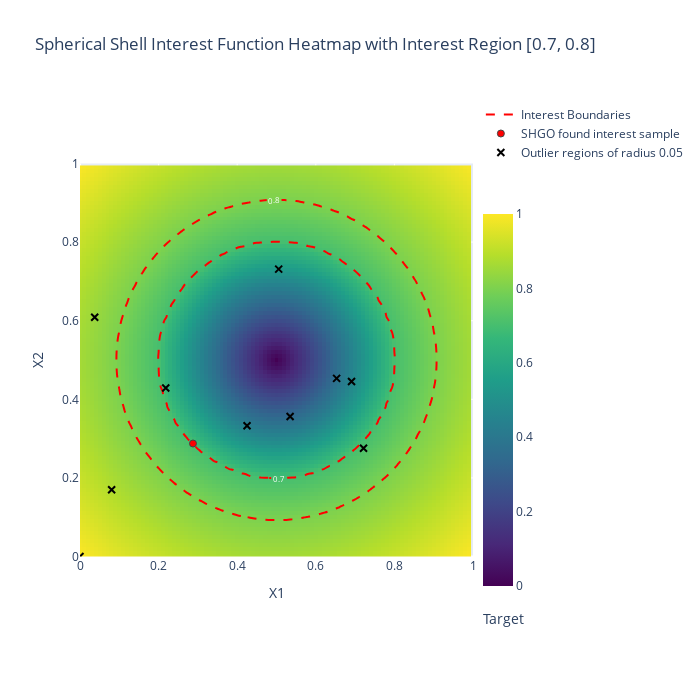

Here is the notebook cell this chart was saved with:
### Code cell
# Set input space
n_dim_X = 2
X_bounds = np.array([(0, 1)]*n_dim_X)

# Define interest region
interest_region = np.array([[0.7, 0.8]])

# Set fast simulator
fast_simulator = FastSimulator(
    proxy_function=spherical_shell_interest_function,
    n_dim_X=n_dim_X,
    interest_region=interest_region,
    n_outlier_regions= 10,
    outlier_radius=0.05
)

# Set interest sample
y_interest = fast_simulator.proxy_function(fast_simulator.X_interest)
data_point = (fast_simulator.X_interest, y_interest.ravel(), 'SHGO found interest sample')

# Set outlier regions
X_outliers = fast_simulator.X_outliers
outliers_data = (X_outliers, np.zeros(X_outliers.shape[0]), f'Outlier regions of radius {fast_simulator.outlier_radius}')

# Plot heatmap
plot_heatmap(spherical_shell_interest_function, 'Spherical Shell Interest', X_bounds, interest_region, data_point, outliers_data)

### Figure 1 — Plotly figure (JSON) as saved in the notebook; plotly's stock layout.template omitted (floating-point values rounded to 4 significant figures; data arrays with more than 128 entries replaced by an {"elided": "..."} marker saying what was removed)
{"data": [{"colorbar": {"len": 0.8, "thickness": 30, "title": {"side": "bottom", "text": "Target"}, "x": 1, "xanchor": "left", "y": 0, "yanchor": "bottom"}, "colorscale": [[0, "#440154"], [0.1111, "#482878"], [0.2222, "#3e4989"], [0.3333, "#31688e"], [0.4444, "#26828e"], [0.5556, "#1f9e89"], [0.6667, "#35b779"], [0.7778, "#6ece58"], [0.8889, "#b5de2b"], [1, "#fde725"]], "type": "heatmap", "x": [0, 0.01, 0.02, 0.03, 0.04, 0.05, 0.06, 0.07, 0.08, 0.09, 0.1, 0.11, 0.12, 0.13, 0.14, 0.15, 0.16, 0.17, 0.18, 0.19, 0.2, 0.21, 0.22, 0.23, 0.24, 0.25, 0.26, 0.27, 0.28, 0.29, 0.3, 0.31, 0.32, 0.33, 0.34, 0.35, 0.36, 0.37, 0.38, 0.39, 0.4, 0.41, 0.42, 0.43, 0.44, 0.45, 0.46, 0.47, 0.48, 0.49, 0.5, 0.51, 0.52, 0.53, 0.54, 0.55, 0.56, 0.57, 0.58, 0.59, 0.6, 0.61, 0.62, 0.63, 0.64, 0.65, 0.66, 0.67, 0.68, 0.69, 0.7, 0.71, 0.72, 0.73, 0.74, 0.75, 0.76, 0.77, 0.78, 0.79, 0.8, 0.81, 0.82, 0.83, 0.84, 0.85, 0.86, 0.87, 0.88, 0.89, 0.9, 0.91, 0.92, 0.93, 0.94, 0.95, 0.96, 0.97, 0.98, 0.99], "y": [0, 0.01, 0.02, 0.03, 0.04, 0.05, 0.06, 0.07, 0.08, 0.09, 0.1, 0.11, 0.12, 0.13, 0.14, 0.15, 0.16, 0.17, 0.18, 0.19, 0.2, 0.21, 0.22, 0.23, 0.24, 0.25, 0.26, 0.27, 0.28, 0.29, 0.3, 0.31, 0.32, 0.33, 0.34, 0.35, 0.36, 0.37, 0.38, 0.39, 0.4, 0.41, 0.42, 0.43, 0.44, 0.45, 0.46, 0.47, 0.48, 0.49, 0.5, 0.51, 0.52, 0.53, 0.54, 0.55, 0.56, 0.57, 0.58, 0.59, 0.6, 0.61, 0.62, 0.63, 0.64, 0.65, 0.66, 0.67, 0.68, 0.69, 0.7, 0.71, 0.72, 0.73, 0.74, 0.75, 0.76, 0.77, 0.78, 0.79, 0.8, 0.81, 0.82, 0.83, 0.84, 0.85, 0.86, 0.87, 0.88, 0.89, 0.9, 0.91, 0.92, 0.93, 0.94, 0.95, 0.96, 0.97, 0.98, 0.99], "z": {"elided": "100x100 float values"}}, {"contours": {"coloring": "none", "end": 0.8, "labelfont": {"color": "white", "size": 8}, "showlabels": true, "size": 0.1, "start": 0.7}, "hoverinfo": "skip", "line": {"color": "red", "dash": "dash", "width": 2}, "name": "Interest Boundaries", "showlegend": true, "showscale": false, "type": "contour", "x": [0, 0.01, 0.02, 0.03, 0.04, 0.05, 0.06, 0.07, 0.08, 0.09, 0.1, 0.11, 0.12, 0.13, 0.14, 0.15, 0.16, 0.17, 0.18, 0.19, 0.2, 0.21, 0.22, 0.23, 0.24, 0.25, 0.26, 0.27, 0.28, 0.29, 0.3, 0.31, 0.32, 0.33, 0.34, 0.35, 0.36, 0.37, 0.38, 0.39, 0.4, 0.41, 0.42, 0.43, 0.44, 0.45, 0.46, 0.47, 0.48, 0.49, 0.5, 0.51, 0.52, 0.53, 0.54, 0.55, 0.56, 0.57, 0.58, 0.59, 0.6, 0.61, 0.62, 0.63, 0.64, 0.65, 0.66, 0.67, 0.68, 0.69, 0.7, 0.71, 0.72, 0.73, 0.74, 0.75, 0.76, 0.77, 0.78, 0.79, 0.8, 0.81, 0.82, 0.83, 0.84, 0.85, 0.86, 0.87, 0.88, 0.89, 0.9, 0.91, 0.92, 0.93, 0.94, 0.95, 0.96, 0.97, 0.98, 0.99], "y": [0, 0.01, 0.02, 0.03, 0.04, 0.05, 0.06, 0.07, 0.08, 0.09, 0.1, 0.11, 0.12, 0.13, 0.14, 0.15, 0.16, 0.17, 0.18, 0.19, 0.2, 0.21, 0.22, 0.23, 0.24, 0.25, 0.26, 0.27, 0.28, 0.29, 0.3, 0.31, 0.32, 0.33, 0.34, 0.35, 0.36, 0.37, 0.38, 0.39, 0.4, 0.41, 0.42, 0.43, 0.44, 0.45, 0.46, 0.47, 0.48, 0.49, 0.5, 0.51, 0.52, 0.53, 0.54, 0.55, 0.56, 0.57, 0.58, 0.59, 0.6, 0.61, 0.62, 0.63, 0.64, 0.65, 0.66, 0.67, 0.68, 0.69, 0.7, 0.71, 0.72, 0.73, 0.74, 0.75, 0.76, 0.77, 0.78, 0.79, 0.8, 0.81, 0.82, 0.83, 0.84, 0.85, 0.86, 0.87, 0.88, 0.89, 0.9, 0.91, 0.92, 0.93, 0.94, 0.95, 0.96, 0.97, 0.98, 0.99], "z": {"elided": "100x100 float values"}}, {"hoverinfo": "text", "marker": {"color": "red", "line": {"width": 1}, "size": 7, "symbol": "circle"}, "mode": "markers", "name": "SHGO found interest sample", "text": ["X1: 0.2875<br>X2: 0.2875<br>y : 0.7000"], "type": "scatter", "x": [0.2875], "y": [0.2875]}, {"hoverinfo": "text", "marker": {"color": "black", "line": {"width": 2}, "size": 7, "symbol": "x-thin-open"}, "mode": "markers", "name": "Outlier regions of radius 0.05", "text": ["X1: 0.0000<br>X2: 0.0000<br>y : 0.0000", "X1: 0.0805<br>X2: 0.1700<br>y : 0.0000", "X1: 0.5346<br>X2: 0.3563<br>y : 0.0000", "X1: 0.4250<br>X2: 0.3329<br>y : 0.0000", "X1: 0.6909<br>X2: 0.4452<br>y : 0.0000", "X1: 0.5055<br>X2: 0.7312<br>y : 0.0000", "X1: 0.0374<br>X2: 0.6089<br>y : 0.0000", "X1: 0.7215<br>X2: 0.2754<br>y : 0.0000", "X1: 0.6530<br>X2: 0.4533<br>y : 0.0000", "X1: 0.2182<br>X2: 0.4288<br>y : 0.0000"], "type": "scatter", "x": [0, 0.08049, 0.5346, 0.425, 0.6909, 0.5055, 0.03741, 0.7215, 0.653, 0.2182], "y": [0, 0.17, 0.3563, 0.3329, 0.4452, 0.7312, 0.6089, 0.2754, 0.4533, 0.4288]}], "layout": {"height": 700, "showlegend": true, "title": {"text": "Spherical Shell Interest Function Heatmap with Interest Region [0.7, 0.8]"}, "width": 700, "xaxis": {"constrain": "domain", "range": [0, 1], "title": {"text": "X1"}}, "yaxis": {"constrain": "domain", "range": [0, 1], "scaleanchor": "x", "scaleratio": 1, "title": {"text": "X2"}}}}
